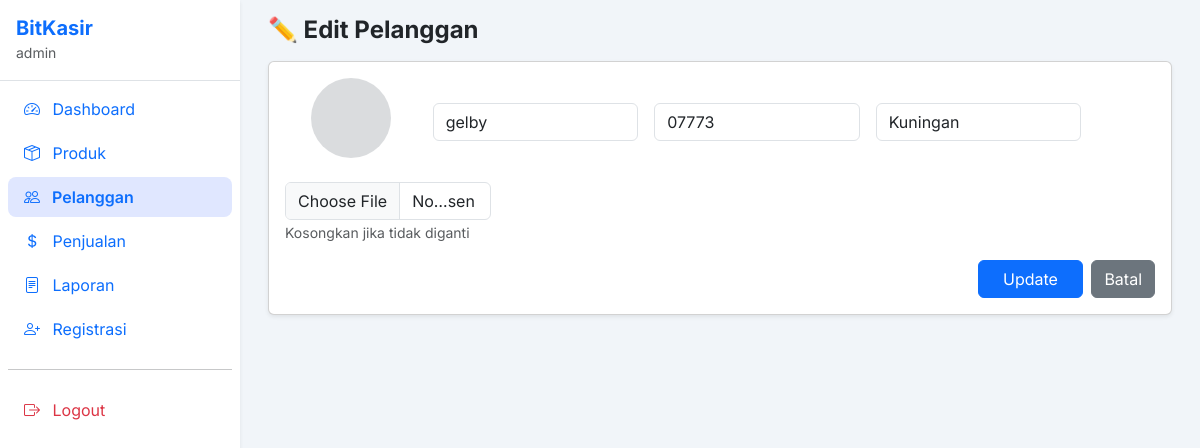
Page /dashboard.php?modul=pelanggan&aksi=edit&id=5 (signed in) on the earlier database version.
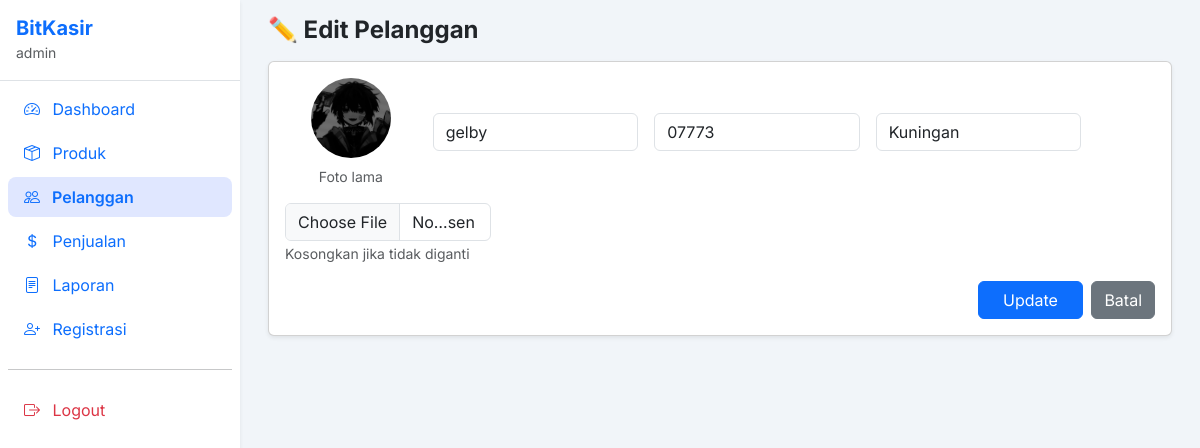
Same page on the later database version.
### tables this page shows
CREATE TABLE `pelanggan` (
  `PelangganID` int(11) NOT NULL,
  `Foto` varchar(225) NOT NULL,
  `NamaPelanggan` varchar(255) NOT NULL,
  `Alamat` text DEFAULT NULL,
  `NomorTelepon` varchar(20) DEFAULT NULL
);

### modules/pelanggan/edit.php (the view, shortened to what this page needs)
<?php
$id = (int) ($_GET['id'] ?? 0);
$r  = mysqli_query($koneksi, "SELECT * FROM pelanggan WHERE PelangganID=$id LIMIT 1");
$p = mysqli_fetch_assoc($r);
$fotoDir = __DIR__ . '/../../uploads/pelanggan/';
$fotoUrl = '/kasir-app/uploads/pelanggan/';
?>
<h4 class="fw-bold mb-3">✏️ Edit Pelanggan</h4>
<div class="card shadow-sm">
  <div class="card-body">
    <form method="post"
          action="/kasir-app/actions/pelanggan_process.php"
          enctype="multipart/form-data"
          class="row g-3 align-items-center">
      <div class="col-md-2 text-center">
        <?php if ($p['Foto'] && file_exists($fotoDir.$p['Foto'])): ?>
          <img src="<?= $fotoUrl.$p['Foto'] ?>"
               class="rounded-circle mb-2" width="80" height="80">
          <small class="text-muted d-block">Foto lama</small>
        <?php else: ?>
          <div class="rounded-circle bg-secondary opacity-25 mx-auto mb-2"
               style="width:80px;height:80px"></div>
        <?php endif; ?>
      </div>
      <div class="col-md-3">
        <input name="nama" class="form-control" required
               value="<?= htmlspecialchars($p['NamaPelanggan']) ?>">
      </div>
      <div class="col-md-3">
        <input name="telp" class="form-control"
               value="<?= htmlspecialchars($p['NomorTelepon']) ?>">
      </div>
      <div class="col-md-3">
        <input name="alamat" class="form-control"
               value="<?= htmlspecialchars($p['Alamat']) ?>">
      </div>
      <div class="col-md-3">
        <input type="file" name="foto" class="form-control">
        <small class="text-muted">Kosongkan jika tidak diganti</small>
      </div>
      <div class="col-md-12 text-end">
        <button class="btn btn-primary px-4">Update</button>
        <a href="dashboard.php?modul=pelanggan&aksi=tampil"
           class="btn btn-secondary ms-1">Batal</a>
      </div>
    </form>
  </div>
</div>

Differences in the rows shown:
changed pelanggan "gelby": Foto: picture added
Other differences:
text now shown: "Foto lama"
